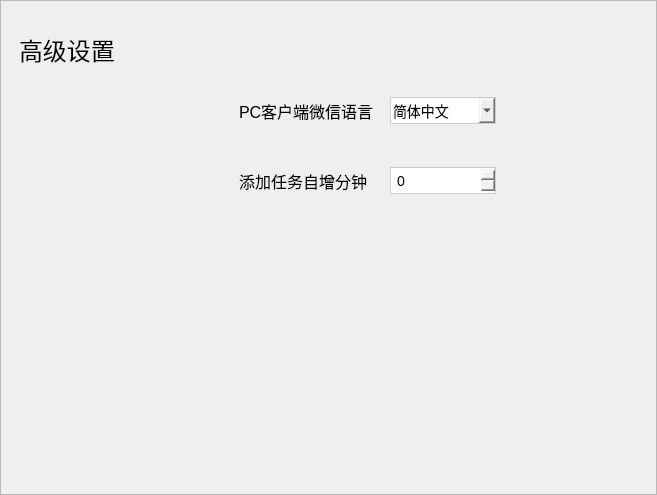
            <widget class="QWidget" name="page_2">
             <layout class="QVBoxLayout" name="verticalLayout_2">
              <property name="leftMargin">
               <number>0</number>
              </property>
              <property name="topMargin">
               <number>0</number>
              </property>
              <property name="rightMargin">
               <number>0</number>
              </property>
              <property name="bottomMargin">
               <number>0</number>
              </property>
              <item>
               <widget class="QFrame" name="frame_setting_2">
                <property name="minimumSize">
                 <size>
                  <width>657</width>
                  <height>495</height>
                 </size>
                </property>
                <property name="maximumSize">
                 <size>
                  <width>657</width>
                  <height>495</height>
                 </size>
                </property>
                <property name="styleSheet">
                 <string notr="true"/>
                </property>
                <property name="frameShape">
                 <enum>QFrame::StyledPanel</enum>
                </property>
                <property name="frameShadow">
                 <enum>QFrame::Raised</enum>
                </property>
                <layout class="QVBoxLayout" name="verticalLayout_4" stretch="1,2,1,2,1,2,1,2,3">
                 <property name="spacing">
                  <number>12</number>
                 </property>
                 <property name="leftMargin">
                  <number>18</number>
                 </property>
                 <property name="topMargin">
                  <number>12</number>
                 </property>
                 <property name="rightMargin">
                  <number>18</number>
                 </property>
                 <property name="bottomMargin">
                  <number>24</number>
                 </property>
                 <item>
                  <widget class="QLabel" name="label_setting_2">
                   <property name="minimumSize">
                    <size>
                     <width>0</width>
                     <height>72</height>
                    </size>
                   </property>
                   <property name="maximumSize">
                    <size>
                     <width>16777215</width>
                     <height>72</height>
                    </size>
                   </property>
                   <property name="font">
                    <font>
                     <pointsize>18</pointsize>
                     <bold>false</bold>
                    </font>
                   </property>
                   <property name="text">
                    <string>高级设置</string>
                   </property>
                  </widget>
                 </item>
                 <item>
                  <layout class="QHBoxLayout" name="horizontalLayout_25" stretch="1,1,1">
                   <property name="spacing">
                    <number>8</number>
                   </property>
                   <property name="sizeConstraint">
                    <enum>QLayout::SetMaximumSize</enum>
                   </property>
                   <property name="leftMargin">
                    <number>220</number>
                   </property>
                   <item>
                    <widget class="QLabel" name="label_language">
                     <property name="font">
                      <font>
                       <pointsize>12</pointsize>
                      </font>
                     </property>
                     <property name="text">
                      <string>PC客户端微信语言</string>
                     </property>
                    </widget>
                   </item>
                   <item>
                    <widget class="QComboBox" name="comboBox_language">
                     <property name="minimumSize">
                      <size>
                       <width>106</width>
                       <height>27</height>
                      </size>
                     </property>
                     <property name="maximumSize">
                      <size>
                       <width>106</width>
                       <height>27</height>
                      </size>
                     </property>
                     <property name="styleSheet">
                      <string notr="true">QComboBox {
border: 1px solid #ccc;
padding: 2px;
font-family: 'Microsoft YaHei', sans-serif;
font-size: 14px;
width: 120px;
}
QComboBox:hover {
border-color: #888;
}
QComboBox QAbstractItemView {
border-radius: 0px;
background-color: white;
selection-background-color: #ddd;
}</string>
                     </property>
                     <item>
                      <property name="text">
                       <string>简体中文</string>
                      </property>
                     </item>
                     <item>
                      <property name="text">
                       <string>繁体中文</string>
                      </property>
                     </item>
                     <item>
                      <property name="text">
                       <string>English</string>
                      </property>
                     </item>
                    </widget>
                   </item>
                   <item>
                    <spacer name="horizontalSpacer_10">
                     <property name="orientation">
                      <enum>Qt::Horizontal</enum>
                     </property>
                     <property name="sizeHint" stdset="0">
                      <size>
                       <width>40</width>
                       <height>20</height>
                      </size>
                     </property>
                    </spacer>
                   </item>
                  </layout>
                 </item>
                 <item>
                  <spacer name="verticalSpacer_5">
                   <property name="orientation">
                    <enum>Qt::Vertical</enum>
                   </property>
                   <property name="sizeHint" stdset="0">
                    <size>
                     <width>20</width>
                     <height>40</height>
                    </size>
                   </property>
                  </spacer>
                 </item>
                 <item>
                  <layout class="QHBoxLayout" name="horizontalLayout_26" stretch="1,1,1">
                   <property name="spacing">
                    <number>8</number>
                   </property>
                   <property name="leftMargin">
                    <number>220</number>
                   </property>
                   <item>
                    <widget class="QLabel" name="label_addtime">
                     <property name="font">
                      <font>
                       <pointsize>12</pointsize>
                      </font>
                     </property>
                     <property name="text">
                      <string>添加任务自增分钟</string>
                     </property>
                    </widget>
                   </item>
                   <item>
                    <widget class="QSpinBox" name="spinBox_addtime">
                     <property name="minimumSize">
                      <size>
                       <width>106</width>
                       <height>27</height>
                      </size>
                     </property>
                     <property name="maximumSize">
                      <size>
                       <width>106</width>
                       <height>27</height>
                      </size>
                     </property>
                     <property name="styleSheet">
                      <string notr="true">QSpinBox {
    border: 1px solid #ccc;
    padding: 2px 20px 2px 4px;
    font-family: 'Microsoft YaHei', sans-serif;
    font-size: 14px;
    width: 120px;
}

QSpinBox:hover {
    border-color: #888;
}</string>
                     </property>
                    </widget>
                   </item>
                   <item>
                    <spacer name="horizontalSpacer_11">
                     <property name="orientation">
                      <enum>Qt::Horizontal</enum>
                     </property>
                     <property name="sizeHint" stdset="0">
                      <size>
                       <width>40</width>
                       <height>20</height>
                      </size>
                     </property>
                    </spacer>
                   </item>
                  </layout>
                 </item>
                 <item>
                  <spacer name="verticalSpacer_6">
                   <property name="orientation">
                    <enum>Qt::Vertical</enum>
                   </property>
                   <property name="sizeHint" stdset="0">
                    <size>
                     <width>20</width>
                     <height>40</height>
                    </size>
                   </property>
                  </spacer>
                 </item>
                 <item>
                  <layout class="QHBoxLayout" name="horizontalLayout_7">
                   <property name="spacing">
                    <number>8</number>
                   </property>
                   <property name="leftMargin">
                    <number>220</number>
                   </property>
                  </layout>
                 </item>
                 <item>
                  <spacer name="verticalSpacer_7">
                   <property name="orientation">
                    <enum>Qt::Vertical</enum>
                   </property>
                   <property name="sizeHint" stdset="0">
                    <size>
                     <width>20</width>
                     <height>40</height>
                    </size>
                   </property>
                  </spacer>
                 </item>
                 <item>
                  <layout class="QHBoxLayout" name="horizontalLayout_8">
                   <property name="spacing">
                    <number>8</number>
                   </property>
                   <property name="leftMargin">
                    <number>220</number>
                   </property>
                  </layout>
                 </item>
                 <item>
                  <spacer name="verticalSpacer_8">
                   <property name="orientation">
                    <enum>Qt::Vertical</enum>
                   </property>
                   <property name="sizeHint" stdset="0">
                    <size>
                     <width>20</width>
                     <height>40</height>
                    </size>
                   </property>
                  </spacer>
                 </item>
                </layout>
               </widget>
              </item>
             </layout>
            </widget>
